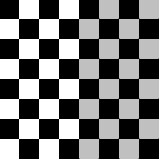
#> input picture images/chess_board.bmp, 159 x 159 px
$ jupyter execute image_processing_example.ipynb   (older library calls are emulated)
#> lines starting #> are read from the running program, lines starting #| are printed output that depends on the picture
# Digital Image Processing

This notebook provides a basic explanation of digital image representation and simple examples of fundamental functions for image processing using Python and Open CV.

[cell 1]
# Import necessary libraries
import cv2
import numpy as np
import matplotlib.pyplot as plt

##### Step 1: Load an image from a file

[cell 2]
image_path = 'images/chess_board.bmp'
# Source: https://commons.wikimedia.org/wiki/File:Affine_Transformation_Original_Checkerboard.jpg

# image_path = 'images/Lena.png'
# Image of Lena Forsén used in many image processing experiments
# Source: https://en.wikipedia.org/wiki/Lenna

original_image = cv2.imread(image_path)
#> original_image is the input picture: shape (159, 159, 3); min 0, max 255, mean 111.6

##### Step 2: Display the loaded image in its original format

[cell 3]
plt.figure(figsize=(5, 5))
plt.imshow(cv2.cvtColor(original_image, cv2.COLOR_BGR2RGB))
plt.title('Original Image')
plt.axis('off')
plt.show()

A digital image is represented as a matrix that contains the intensity values of its corresponding pixels. In our case, the image is stored as a NumPy array. Color images have 3 channels (Red, Green and Blue), so the array has dimensions (image_height, image_width, 3):

[cell 4]
image_shape = original_image.shape   # Get the image size
#> image_shape = (159, 159, 3)
print(f"Image dimensions = {image_shape}")
#| Image dimensions = (159, 159, 3)

##### Step 3: Display the Red, Green, and Blue channels as 3 independent images

[cell 5]
r_channel, g_channel, b_channel = cv2.split(original_image)

plt.figure(figsize=(15, 5))

plt.subplot(1, 3, 1)
plt.imshow(r_channel, cmap='gray')
# plt.imshow(r_channel, cmap='Reds_r')
plt.title('Red Channel')
plt.axis('off')

plt.subplot(1, 3, 2)
plt.imshow(g_channel, cmap='gray')
# plt.imshow(g_channel, cmap='Greens_r')
plt.title('Green Channel')
plt.axis('off')

plt.subplot(1, 3, 3)
plt.imshow(b_channel, cmap='gray')
# plt.imshow(b_channel, cmap='Blues_r')
plt.title('Blue Channel')
plt.axis('off')

plt.show()
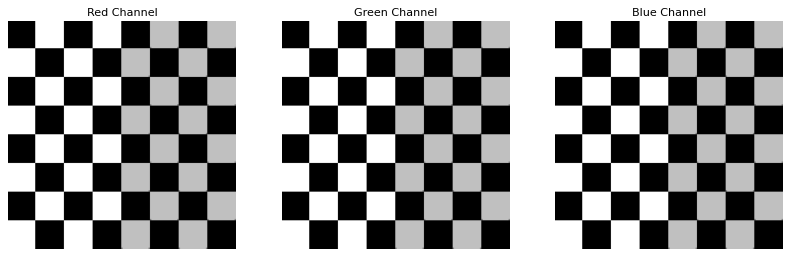
#> figure drawn by matplotlib, 3 panels

##### Step 4: Convert the original image to grayscale and display it

[cell 6]
gray_image = cv2.cvtColor(original_image, cv2.COLOR_BGR2GRAY)

plt.figure(figsize=(5, 5))
plt.imshow(gray_image, cmap='gray')
plt.title('Grayscale Image')
plt.axis('off')
plt.show()

The gray scale image is also an array, but it only has one chanel (gray). Therefore, the dimensions of the array are now (image_height, image_width):

[cell 7]
gray_image.shape
#> Out = (159, 159)

Our image array is composed by 8-bit integer numbers:
- 0 = lowest intensity (black)
- 255 = highest intensity (white - for a gray scale image)

Check the content around the center of the array:

[cell 8]
y1 = int(image_shape[0]/2 - 5)
#> y1 = 74
y2 = int(image_shape[0]/2 + 5)
#> y2 = 84
x1 = int(image_shape[1]/2 - 5)
#> x1 = 74
x2 = int(image_shape[1]/2 + 5)
#> x2 = 84

print(f'Pixels: ({y1}:{y2}, {x1}:{x2})')
#| Pixels: (74:84, 74:84)
print(gray_image[y1:y2,x1:x2])
#| [[  0   0   0   0   0 192 192 192 192 192]
#|  [  0   0   0   0   0 192 192 192 192 192]
#|  [  0   0   0   0   0 192 192 192 192 192]
#|  [  0   0   0   0   0 192 192 192 192 192]
#|  [  0   0   0   0   0 192 192 192 192 192]
#|  [255 255 255 255 255   0   0   0   0   0]
#|  [255 255 255 255 255   0   0   0   0   0]
#|  [255 255 255 255 255   0   0   0   0   0]
#|  [255 255 255 255 255   0   0   0   0   0]
#|  [255 255 255 255 255   0   0   0   0   0]]

##### Step 5: Apply a smoothing filter (convolution with a mask) to the grayscale image

[cell 9]
kernel_size = 9
smoothed_image = cv2.GaussianBlur(gray_image, (kernel_size, kernel_size), 0)
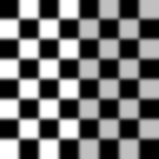
#> smoothed_image: shape (159, 159); min 0, max 255, mean 111.6

plt.figure(figsize=(5, 5))
plt.imshow(smoothed_image, cmap='gray')
plt.title('Smoothed Image')
plt.axis('off')
plt.show()

Check the values of the same pixels around the center of the image:

[cell 10]
print(smoothed_image[y1:y2,x1:x2])
#| [[  0   3  13  35  74 119 157 179 189 192]
#|  [  4   7  16  38  75 118 155 177 186 189]
#|  [ 17  19  28  47  79 117 149 168 177 179]
#|  [ 47  49  54  67  89 115 137 149 155 157]
#|  [ 98  98  99 101 106 111 115 117 118 119]
#|  [157 156 152 142 125 106  89  79  75  74]
#|  [208 205 197 176 142 101  67  47  38  35]
#|  [238 235 223 197 152  99  54  28  16  13]
#|  [251 247 235 205 156  98  49  19   7   3]
#|  [255 251 238 208 157  98  47  17   4   0]]

##### Step 6: Apply Sobel filter to get the contours

[cell 11]
sobel_x = cv2.Sobel(gray_image, cv2.CV_64F, 1, 0, ksize=5)
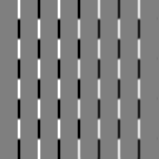
#> sobel_x: shape (159, 159) float64; min -12240, max 12240, mean -27; drawn with min black and max white
sobel_y = cv2.Sobel(gray_image, cv2.CV_64F, 0, 1, ksize=5)
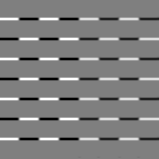
#> sobel_y: shape (159, 159) float64; min -12240, max 12240, mean -1.8; drawn with min black and max white
sobel_magnitude = np.sqrt(sobel_x**2 + sobel_y**2)
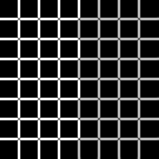
#> sobel_magnitude: shape (159, 159) float64; min 0, max 12240, mean 2299.3; drawn with min black and max white

plt.figure(figsize=(5, 5))
plt.imshow(sobel_magnitude, cmap='gray')
plt.title('Sobel Filtered Image')
plt.axis('off')
plt.show()
